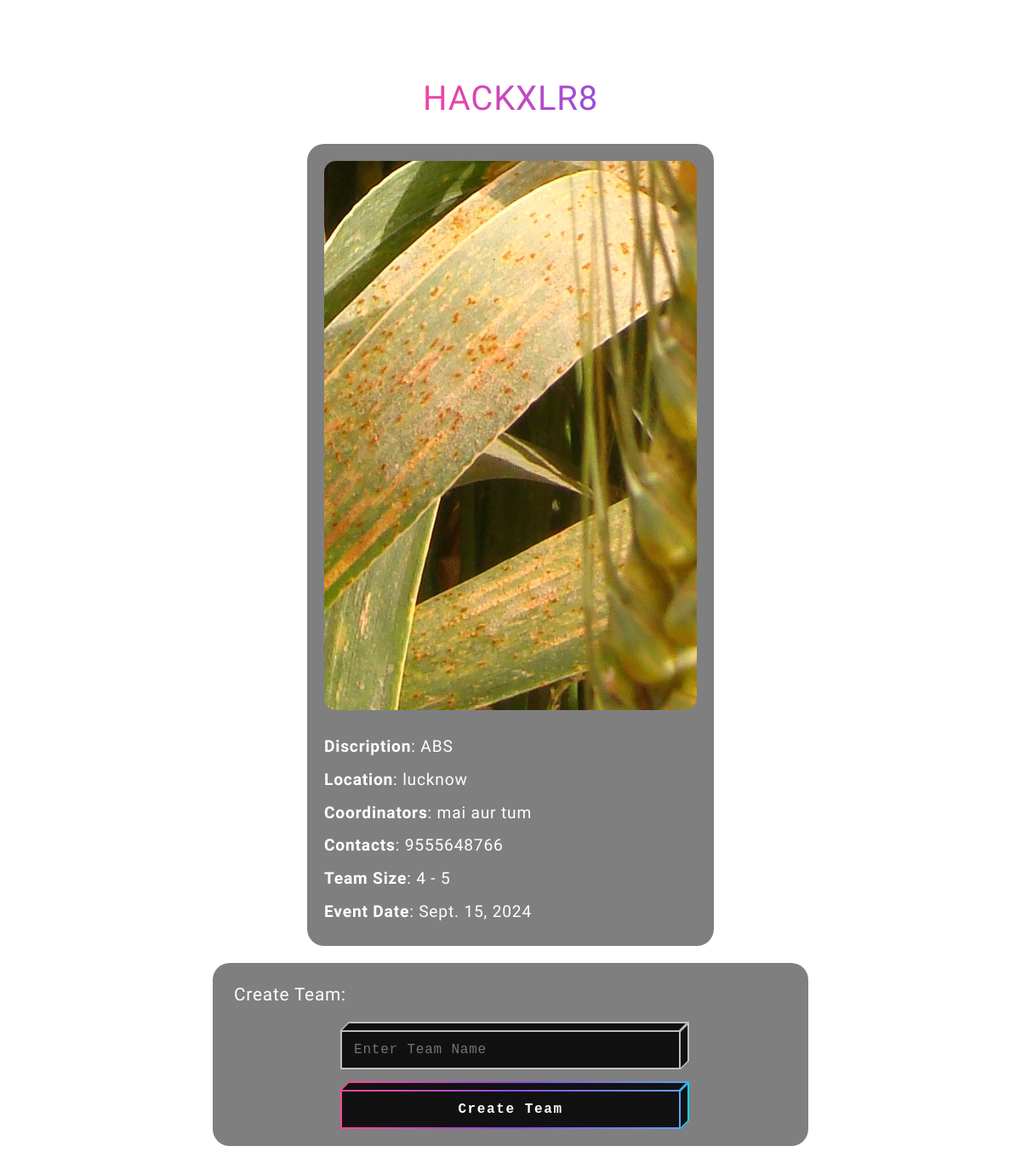
Screenshot of /events/Hackathon/ (signed in) with the database file from the repository.
### events/models.py (models this page shows, shortened)
class AllEventList(models.Model):
    uniqueEventName = models.CharField(max_length=100)
    slug = models.SlugField(max_length=100, unique=True)
    eventName = models.CharField(max_length=100)
    eventDiscription = models.TextField()
    eventImage = models.ImageField(upload_to="eventImages/")
    club = models.CharField(max_length=100, choices=CLUBS_CHOICES)
    location = models.CharField(max_length=100)
    coordinators = models.CharField(max_length=100)
    contact = models.CharField(max_length=100)
    eventType = models.CharField(max_length=10, choices=EVENT_TYPE_CHOICES)
    eventDate = models.DateField()
    minTeamSize = models.IntegerField(default=1)
    maxTeamSize = models.IntegerField(default=1)
    dateAdded = models.DateTimeField(default=timezone.now)
    class Meta:
        ordering = ["-dateAdded"]

### events/views.py (the view)
# urls.py: path('events/<slug:slug>/', views.each_event, name='eachEvent')
def each_event(request, slug):
    user = request.user
    event = get_object_or_404(AllEventList, slug=slug)
    data = get_event_data_for_user(user=user, event=event)
    if request.method == "POST":
        if user.is_anonymous:
            return redirect("/login")
        handle_participation_posts(request, event)
        return redirect(request.path)
    return render(request, "events/eachEvent.html", {"event": data})

### events/utils.py (called while the page is built, shortened)
def individual_team_participation(user, event):
    if event.eventType == "individual":
        entry = list(IndividualEventRegistration.objects.filter(event=event, user=user))
        if entry != []:
            return entry[0]
    return False

def is_leader(user, event):
    if event.eventType == "team":
        leaderEntries = list(
            TeamsRegistration.objects.filter(event=event, teamLeader=user, user=user)
        )
        if leaderEntries != []:
            return leaderEntries[0]
    return False

def is_joined(user, event):
    if event.eventType == "team":
        userConfirmEntry = list(
            TeamsRegistration.objects.filter(event=event, user=user, status=1)
        )
        if userConfirmEntry != []:
            if userConfirmEntry[0].teamLeader == user:
                return []
            return userConfirmEntry[0]
    return False

def members_in_team_if_leader(user, event):
    return TeamsRegistration.objects.filter(event=event, teamLeader=user, status=1).exclude(user=user)

def members_in_team_if_joined(user, event):
    if is_joined(user, event):
        teamName = TeamsRegistration.objects.get(event=event, user=user, status=1).teamName
        entries = TeamsRegistration.objects.filter(event=event, teamName=teamName).exclude(user=user)
        members =[]
        for i in entries:
            members.append(i.user)
        return members

def get_teams(user, event):
    if event.eventType != "team":
        return None
    allteams = TeamsRegistration.objects.filter(event=event)
    teams = []
    print(teams)
    return teams

def get_pending_req(user, event):
    entries = TeamsRegistration.objects.filter(user=user, event=event)
    pendingRequests = list(entries.filter(status=0))
    if pendingRequests == []:
        return False
    return pendingRequests

def team_join_requests_if_leader(user, event):
    requests = list(
        TeamsRegistration.objects.filter(teamLeader=user, event=event, status=0)
    )
    return False if requests == [] else requests

def rollback_condition(event):
    three_days_later = timezone.now() + timedelta(days=3)
    return event.eventDate >= three_days_later.date()

### templates/events/eachEvent.html (shortened to what this page needs)
{% extends 'base.html' %}
{% load static %}
{% block css %}
  <link rel="stylesheet" href="{% static 'css/form.css' %}" />
  <link rel="stylesheet" href="{% static 'css/eachEvent.css' %}" />
{% endblock %}
{% block backgroundImageURL %}
  {% static 'backgrounds/eventsList.jpeg' %}
{% endblock %}
{% block content %}
<main>
    <div class="wrapper">
        <div class="title">
            {{ event.eventName }}
        </div>
        <div class="details-wrapper">
            <div class="event-image">
                {% if event.eventImage %}
                    <img src="{{ event.eventImage }}" alt="{{ event.eventName }}">
                {% endif %}
            </div>
            <div class="detail discription">
                <span>Discription</span>: {{ event.eventDiscription }}
            </div>
            <div class="detail location">
                <span>Location</span>: {{ event.location }}
            </div>
            <div class="detail coordinators">
                <span>Coordinators</span>: {{ event.coordinators }}
            </div>
            <div class="detail contact">
                <span>Contacts</span>: {{ event.contact }}
            </div>
            {% if event.eventType == "team" %}
                <div class="detail team-size">
                    <p>
                        <span>Team Size</span>: {{ event.minTeamSize }} - {{event.maxTeamSize}}
                    </p>
                </div>
            {% endif %}
            <div class="detail date">
                <span>Event Date</span>: {{ event.eventDate }}
            </div>
        </div>
        <div class="participation-wrapper">
            {% if event.eventType == 'team' %}
                <div class="team-participation">
                    {% if not event.isLeader and not event.isJoined %}
                        <div class="create-team">
                            <p>Create Team: </p>
                            <form method="post" autocomplete="off" class="form">
                                <div class='control block-cube block-input'>
                                    <input name='teamName_to_be_created' placeholder='Enter Team Name' type='text'>
                                    <div class='bg-top'>
                                        <div class='bg-inner'></div>
                                    </div>
                                    <div class='bg-right'>
                                        <div class='bg-inner'></div>
                                    </div>
                                    <div class='bg'>
                                        <div class='bg-inner'></div>
                                    </div>
                                </div>
                                <button class='btn block-cube block-cube-hover' type='submit'>
                                    <div class='bg-top'>
                                        <div class='bg-inner'></div>
                                    </div>
                                    <div class='bg-right'>
                                        <div class='bg-inner'></div>
                                    </div>
                                    <div class='bg'>
                                        <div class='bg-inner'></div>
                                    </div>
                                    <div class='text'>
                                        Create Team
                                    </div>
                                </button>
                            </form>
                        </div>
                    {% endif %}
                </div>
            {% endif %}
        </div>
    </div>
</main>
{% endblock content %}

### static/css/base.css (style rules this page uses)
* { padding: 0; margin: 0; box-sizing: border-box; }

### static/css/form.css (style rules this page uses)
* { margin: 0; padding: 0; box-sizing: border-box; }
body { background-size: cover; font-family: "Courier Prime"; background-position: center center; background-repeat: no-repeat; min-height: 100vh; }
main { display: flex; flex-direction: column; justify-content: center; align-items: center; max-width: 100vw; }
.wrapper { display: flex; flex-direction: column; justify-content: center; align-items: center; max-width: 90vw; }
.title { font-size: 60px; font-weight: 500; background: linear-gradient(90deg, #ff4596, #8c4de4, #629eff); background-size: 200%; -webkit-background-clip: text; -webkit-text-fill-color: transparent; background-clip: text; animation: gradient-animation 9s infinite; padding: 40px 0px 10px 0px; }
body { letter-spacing: 0.05em; }
.form { width: 400px; max-width: 90vw; padding: 64px 15px 24px; margin: 0 auto; }
.form .control { margin: 0 0 24px; }
.form .control input { width: 100%; padding: 14px 16px; border: 0; background: transparent; color: #fff; font-family: monospace, serif; letter-spacing: 0.05em; font-size: 16px; }
.form .btn { width: 100%; display: block; padding: 14px 16px; background: transparent; outline: none; border: 0; color: #fff; letter-spacing: 0.1em; font-weight: bold; font-family: monospace; font-size: 16px; }
.block-cube { position: relative; }
.block-cube .bg-top { position: absolute; height: 10px; background: #020024; background: linear-gradient(90deg, #ff4596, #8c4de4, #629eff); bottom: 100%; left: 5px; right: -5px; transform: skew(-45deg, 0); margin: 0; }
.block-cube .bg-top .bg-inner { bottom: 0; }
.block-cube .bg { position: absolute; left: 0; top: 0; right: 0; bottom: 0; background: #020024; background: linear-gradient(90deg, #ff4596, #8c4de4, #629eff); }
.block-cube .bg-right { position: absolute; background: #020024; background: #00d4ff; top: -5px; z-index: 0; bottom: 5px; width: 10px; left: 100%; transform: skew(0, -45deg); }
.block-cube .bg-right .bg-inner { left: 0; }
.block-cube .bg .bg-inner { transition: all 0.2s ease-in-out; }
.block-cube .bg-inner { background: #111111; position: absolute; left: 2px; top: 2px; right: 2px; bottom: 2px; }
.block-cube .text { position: relative; z-index: 2; }
.block-cube.block-input input { position: relative; z-index: 2; }
.block-cube.block-input .bg-top, .block-cube.block-input .bg-right, .block-cube.block-input .bg { background: rgba(255, 255, 255, 0.5); transition: background 0.2s ease-in-out; }
.block-cube.block-input .bg-right .bg-inner, .block-cube.block-input .bg-top .bg-inner { transition: all 0.2s ease-in-out; }

### static/css/eachEvent.css (style rules this page uses)
.wrapper { width: 700px; max-width: 95vw; }
.title { padding: 30px 30px; font-size: 2.5em; }
.event-image img { max-width: 100%; padding: 20px; border-radius: 34px; }
.details-wrapper { border-radius: 20px; backdrop-filter: blur(15px); background-color: rgba(26, 26, 26, 0.555); padding-bottom: 20px; display: flex; justify-content: center; align-items: center; flex-direction: column; }
.detail { color: white; font-size: 1.2em; line-height: 1.5; padding: 5px 20px; text-align: left; width: 100%; }
.detail span { color: rgb(255, 255, 255); font-weight: 900; }
.participation-wrapper { display: flex; justify-content: center; align-items: center; flex-direction: column; padding-bottom: 30px; }
.participation-wrapper p { font-size: 1.1em; color: white; padding: 5px; }
.team-participation { margin: 20px 0 0 0; width: 700px; max-width: 95vw; }
.create-team { width: 100%; border-radius: 20px; padding: 20px; backdrop-filter: blur(15px); background-color: rgba(26, 26, 26, 0.555); margin: 0 0 20px 0; }
.create-team p { font-size: 1.3em; }
.form { max-width: 80vw; padding: 25px 0 0 0; }

### rows the page displays
AllEventList: eventName "HACKXLR8", eventDiscription "ABS", location "lucknow", coordinators "mai aur tum", contact "9555648766", eventDate "Sept. 15, 2024"

### other values shown
{{ event.minTeamSize }} "4"
{{ event.maxTeamSize }} "5"
